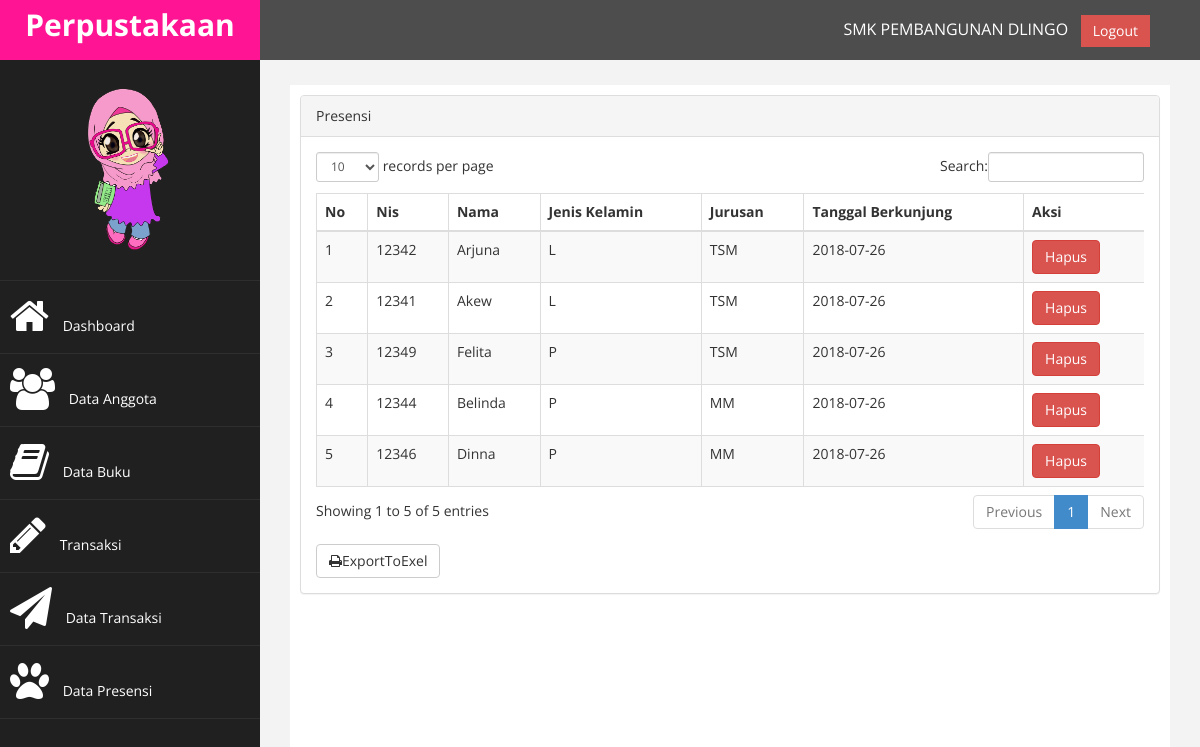
The page /index.php?page=datapresensi (signed in) on the database its author committed.
### tables this page shows
CREATE TABLE `tb_presensi` (
  `id` int(9) NOT NULL auto_increment,
  `nama` varchar(250) NOT NULL,
  `jk` enum('L','P') NOT NULL,
  `jurusan` enum('MM','TSM') NOT NULL,
  `tgl_kunjung` date NOT NULL,
  `nis` varchar(11) NOT NULL,
  PRIMARY KEY  (`id`)
);

### page/datapresensi/datapresensi.php (the view)
<div class="row">
                <div class="col-md-12">
                    <div class="panel panel-default">
                        <div class="panel-heading">
                             Presensi
                        </div>
                        <div class="panel-body">
                            <div class="table-responsive">
                                <table class="table table-striped table-bordered table-hover" id="dataTables-example">
                                    <thead>
                                        <tr>
                                            <th>No</th>
                                            <th>Nis</th>
                                            <th>Nama</th>
                                            <th>Jenis Kelamin</th>
                                            <th>Jurusan</th>
                                            <th>Tanggal Berkunjung</th>
                                            <th>Aksi</th>
                                        </tr>
                                    </thead>
                                    <tbody>
                                        <?php
                                            $no = 1;
                                            $sql = $koneksi->query("select * from tb_presensi");
                                            while ($data=$sql->fetch_assoc()) {
                                        ?>
                                        <tr>
                                            <td><?php echo $no++; ?></td>
                                            <td><?php echo $data['nis']; ?></td>
                                            <td><?php echo $data['nama']; ?></td>
                                            <td><?php echo $data['jk']; ?></td>
                                            <td><?php echo $data['jurusan']; ?></td>
                                            <td><?php echo $data['tgl_kunjung']; ?></td>
                                            <td>
                                                <a onclick="return confirm('Anda Yakin Akan Menghapus Data ini...???')" href="?page=datapresensi&aksi=hapus&id=<?php echo $data['id']; ?>"" class="btn btn-danger">Hapus</a>
                                            </td>
                                        </tr>
                                        <?php } ?>
                                    </tbody>
                                </table>
                                </div>
                                 <a href="./laporan/laporan_anggota_exel.php" target="blank" class="btn btn-default" style="margin-top: 8px"><i class="fa fa-print"></i>ExportToExel</a>
                            </div>
                        </div>
                    </div>

### assets/css/custom.css (style rules this page uses)
body { font-family: 'Open Sans', sans-serif; }

### rows shown on the page
tb_presensi: nis "12342", nama "Arjuna", jk "L", jurusan "TSM", tgl_kunjung "2018-07-26"
tb_presensi: nis "12341", nama "Akew", jk "L", jurusan "TSM", tgl_kunjung "2018-07-26"
tb_presensi: nis "12349", nama "Felita", jk "P", jurusan "TSM", tgl_kunjung "2018-07-26"
tb_presensi: nis "12344", nama "Belinda", jk "P", jurusan "MM", tgl_kunjung "2018-07-26"
tb_presensi: nis "12346", nama "Dinna", jk "P", jurusan "MM", tgl_kunjung "2018-07-26"
